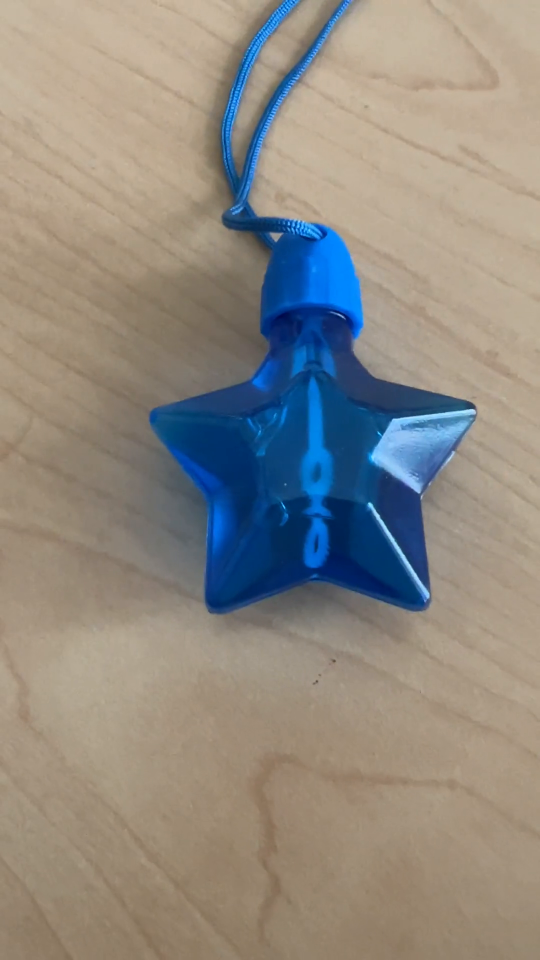
#> input picture frame 10 of videotest2.mp4, 1080 x 1920 px, given in place of videotest.mp4, which was not available (shown at 1/2 size)
$ python track.py
#> lines starting #> are read from the running program, lines starting #| are printed output that depends on the picture
import numpy as np
import cv2

cap = cv2.VideoCapture('videotest.mp4')
if not cap.isOpened():
    raise IOError("Cannot open webcam")

while(True):
    ret, frame = cap.read()
#> frame is the input picture: shape (1920, 1080, 3); mean B, G, R 129.9, 137.8, 142.9
    gray = cv2.cvtColor(frame, cv2.COLOR_BGR2GRAY)
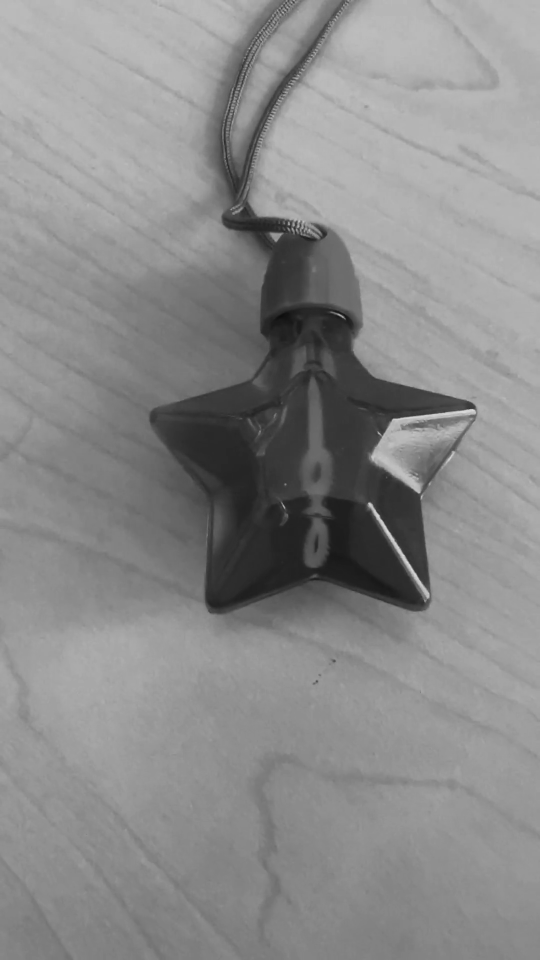
#> gray: shape (1920, 1080) (shown at 1/2 size); min 12, max 226, mean 138.4
    cv2.imshow('frame',gray)
    if cv2.waitKey(1) & 0xFF == ord('q'):
#> (key q is pressed here)
        break

cap.release()
cv2.destroyAllWindows()

$ run again, starting later in the video
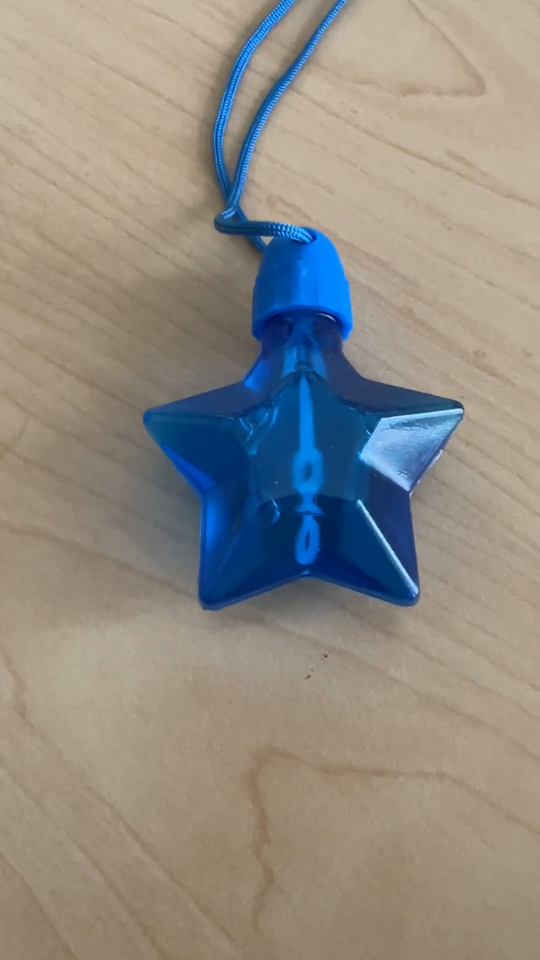
#> input picture frame 47 of videotest2.mp4, 1080 x 1920 px, given in place of videotest.mp4, which was not available (shown at 1/2 size)
#> frame is the input picture: shape (1920, 1080, 3); mean B, G, R 131.3, 138.7, 143.4
#> `gray = cv2.cvtColor(frame, cv2.COLOR_BGR2GRAY)`:
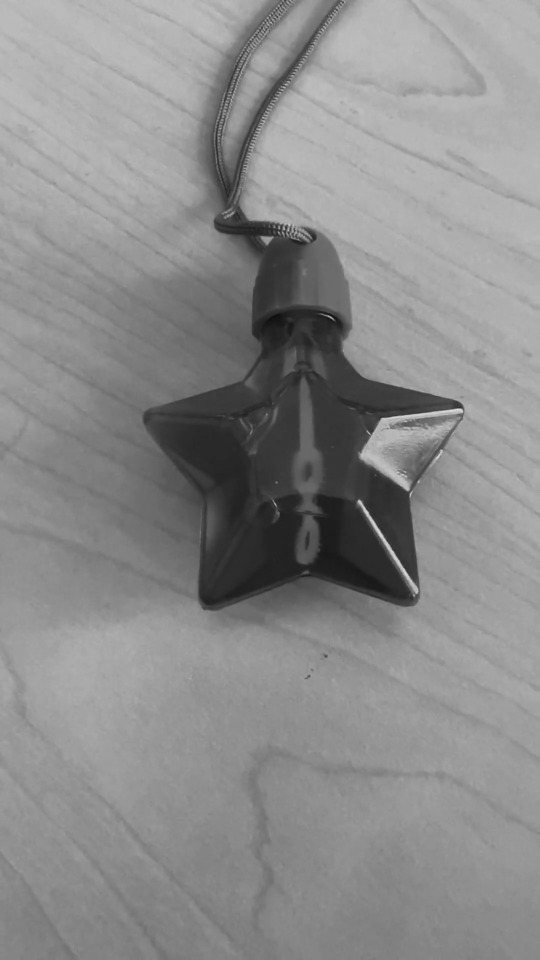
#> gray: shape (1920, 1080) (shown at 1/2 size); min 13, max 228, mean 139.3

$ run again, starting later in the video
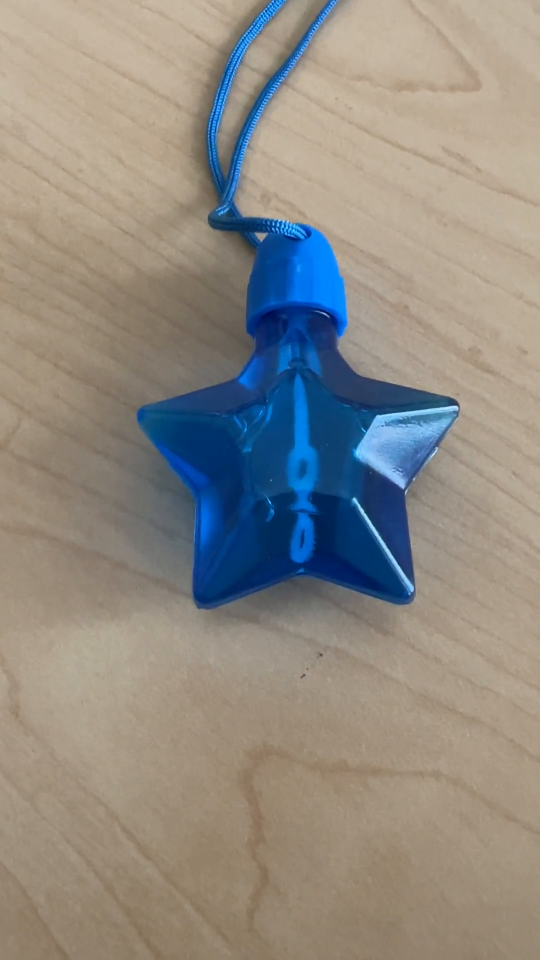
#> input picture frame 84 of videotest2.mp4, 1080 x 1920 px, given in place of videotest.mp4, which was not available (shown at 1/2 size)
#> frame is the input picture: shape (1920, 1080, 3); mean B, G, R 131, 138.3, 142.9
#> `gray = cv2.cvtColor(frame, cv2.COLOR_BGR2GRAY)`:
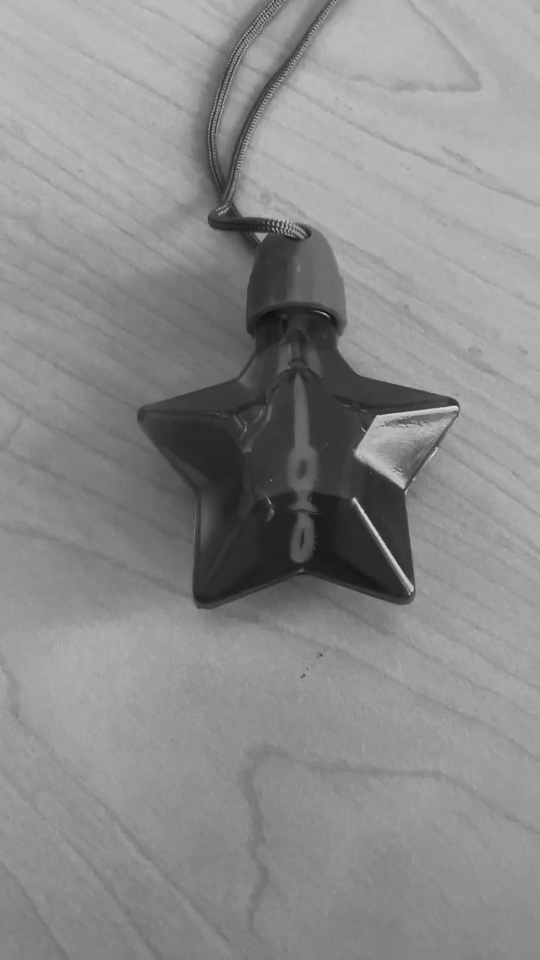
#> gray: shape (1920, 1080) (shown at 1/2 size); min 13, max 234, mean 138.9
